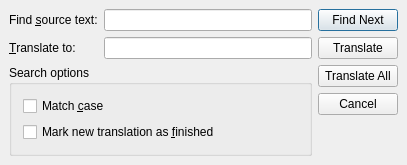
<ui version="4.0" >
 <comment>*********************************************************************
**
** Copyright (C) 1992-2008 Trolltech ASA. All rights reserved.
**
** This file is part of the Qt Linguist of the Qt Toolkit.
**
** This file may be used under the terms of the GNU General Public
** License versions 2.0 or 3.0 as published by the Free Software
** Foundation and appearing in the files LICENSE.GPL2 and LICENSE.GPL3
** included in the packaging of this file.  Alternatively you may (at
** your option) use any later version of the GNU General Public
** License if such license has been publicly approved by Trolltech ASA
** (or its successors, if any) and the KDE Free Qt Foundation. In
** addition, as a special exception, Trolltech gives you certain
** additional rights. These rights are described in the Trolltech GPL
** Exception version 1.2, which can be found at
** http://www.trolltech.com/products/qt/gplexception/ and in the file
** GPL_EXCEPTION.txt in this package.
**
** Please review the following information to ensure GNU General
** Public Licensing requirements will be met:
** http://trolltech.com/products/qt/licenses/licensing/opensource/. If
** you are unsure which license is appropriate for your use, please
** review the following information:
** http://trolltech.com/products/qt/licenses/licensing/licensingoverview
** or contact the sales department at sales@trolltech.com.
**
** In addition, as a special exception, Trolltech, as the sole
** copyright holder for Qt Designer, grants users of the Qt/Eclipse
** Integration plug-in the right for the Qt/Eclipse Integration to
** link to functionality provided by Qt Designer and its related
** libraries.
**
** This file is provided "AS IS" with NO WARRANTY OF ANY KIND,
** INCLUDING THE WARRANTIES OF DESIGN, MERCHANTABILITY AND FITNESS FOR
** A PARTICULAR PURPOSE. Trolltech reserves all rights not expressly
** granted herein.
**
** This file is provided AS IS with NO WARRANTY OF ANY KIND, INCLUDING THE
** WARRANTY OF DESIGN, MERCHANTABILITY AND FITNESS FOR A PARTICULAR PURPOSE.
**
*********************************************************************</comment>
 <class>TranslateDialog</class>
 <widget class="QDialog" name="TranslateDialog" >
  <property name="geometry" >
   <rect>
    <x>0</x>
    <y>0</y>
    <width>407</width>
    <height>145</height>
   </rect>
  </property>
  <property name="sizePolicy" >
   <sizepolicy vsizetype="Maximum" hsizetype="Preferred" >
    <horstretch>0</horstretch>
    <verstretch>0</verstretch>
   </sizepolicy>
  </property>
  <property name="windowTitle" >
   <string>Qt Linguist</string>
  </property>
  <property name="whatsThis" >
   <string>This window allows you to search for some text in the translation source file.</string>
  </property>
  <layout class="QHBoxLayout" >
   <property name="spacing" >
    <number>6</number>
   </property>
   <property name="leftMargin" >
    <number>9</number>
   </property>
   <property name="topMargin" >
    <number>9</number>
   </property>
   <property name="rightMargin" >
    <number>9</number>
   </property>
   <property name="bottomMargin" >
    <number>9</number>
   </property>
   <item>
    <layout class="QVBoxLayout" >
     <property name="spacing" >
      <number>6</number>
     </property>
     <property name="leftMargin" >
      <number>0</number>
     </property>
     <property name="topMargin" >
      <number>0</number>
     </property>
     <property name="rightMargin" >
      <number>0</number>
     </property>
     <property name="bottomMargin" >
      <number>0</number>
     </property>
     <item>
      <layout class="QGridLayout" >
       <property name="leftMargin" >
        <number>0</number>
       </property>
       <property name="topMargin" >
        <number>0</number>
       </property>
       <property name="rightMargin" >
        <number>0</number>
       </property>
       <property name="bottomMargin" >
        <number>0</number>
       </property>
       <property name="horizontalSpacing" >
        <number>6</number>
       </property>
       <property name="verticalSpacing" >
        <number>6</number>
       </property>
       <item row="1" column="1" >
        <widget class="QLineEdit" name="ledTranslateTo" >
         <property name="whatsThis" >
          <string>Type in the text to search for.</string>
         </property>
        </widget>
       </item>
       <item row="0" column="0" >
        <widget class="QLabel" name="findWhat" >
         <property name="text" >
          <string>Find &amp;source text:</string>
         </property>
         <property name="buddy" >
          <cstring>ledFindWhat</cstring>
         </property>
        </widget>
       </item>
       <item row="1" column="0" >
        <widget class="QLabel" name="translateTo" >
         <property name="text" >
          <string>&amp;Translate to:</string>
         </property>
         <property name="buddy" >
          <cstring>ledTranslateTo</cstring>
         </property>
        </widget>
       </item>
       <item row="0" column="1" >
        <widget class="QLineEdit" name="ledFindWhat" >
         <property name="whatsThis" >
          <string>Type in the text to search for.</string>
         </property>
        </widget>
       </item>
      </layout>
     </item>
     <item>
      <widget class="QGroupBox" name="groupBox" >
       <property name="title" >
        <string>Search options</string>
       </property>
       <layout class="QVBoxLayout" >
        <item>
         <widget class="QCheckBox" name="ckMatchCase" >
          <property name="whatsThis" >
           <string>Texts such as 'TeX' and 'tex' are considered as different when checked.</string>
          </property>
          <property name="text" >
           <string>Match &amp;case</string>
          </property>
         </widget>
        </item>
        <item>
         <widget class="QCheckBox" name="ckMarkFinished" >
          <property name="text" >
           <string>Mark new translation as &amp;finished</string>
          </property>
         </widget>
        </item>
        <item>
         <spacer>
          <property name="orientation" >
           <enum>Qt::Vertical</enum>
          </property>
          <property name="sizeHint" >
           <size>
            <width>20</width>
            <height>40</height>
           </size>
          </property>
         </spacer>
        </item>
       </layout>
      </widget>
     </item>
    </layout>
   </item>
   <item>
    <layout class="QVBoxLayout" >
     <property name="spacing" >
      <number>6</number>
     </property>
     <property name="leftMargin" >
      <number>0</number>
     </property>
     <property name="topMargin" >
      <number>0</number>
     </property>
     <property name="rightMargin" >
      <number>0</number>
     </property>
     <property name="bottomMargin" >
      <number>0</number>
     </property>
     <item>
      <widget class="QPushButton" name="findNxt" >
       <property name="whatsThis" >
        <string>Click here to find the next occurrence of the text you typed in.</string>
       </property>
       <property name="text" >
        <string>Find Next</string>
       </property>
       <property name="default" >
        <bool>true</bool>
       </property>
       <property name="flat" >
        <bool>false</bool>
       </property>
      </widget>
     </item>
     <item>
      <widget class="QPushButton" name="translate" >
       <property name="text" >
        <string>Translate</string>
       </property>
      </widget>
     </item>
     <item>
      <widget class="QPushButton" name="translateAll" >
       <property name="text" >
        <string>Translate All</string>
       </property>
      </widget>
     </item>
     <item>
      <widget class="QPushButton" name="cancel" >
       <property name="whatsThis" >
        <string>Click here to close this window.</string>
       </property>
       <property name="text" >
        <string>Cancel</string>
       </property>
      </widget>
     </item>
     <item>
      <spacer>
       <property name="orientation" >
        <enum>Qt::Vertical</enum>
       </property>
       <property name="sizeType" >
        <enum>QSizePolicy::Expanding</enum>
       </property>
       <property name="sizeHint" >
        <size>
         <width>20</width>
         <height>51</height>
        </size>
       </property>
      </spacer>
     </item>
    </layout>
   </item>
  </layout>
 </widget>
 <layoutdefault spacing="6" margin="11" />
 <tabstops>
  <tabstop>ledFindWhat</tabstop>
  <tabstop>ledTranslateTo</tabstop>
  <tabstop>findNxt</tabstop>
  <tabstop>translate</tabstop>
  <tabstop>translateAll</tabstop>
  <tabstop>cancel</tabstop>
  <tabstop>ckMatchCase</tabstop>
  <tabstop>ckMarkFinished</tabstop>
 </tabstops>
 <resources/>
 <connections>
  <connection>
   <sender>cancel</sender>
   <signal>clicked()</signal>
   <receiver>TranslateDialog</receiver>
   <slot>reject()</slot>
   <hints>
    <hint type="sourcelabel" >
     <x>397</x>
     <y>157</y>
    </hint>
    <hint type="destinationlabel" >
     <x>373</x>
     <y>109</y>
    </hint>
   </hints>
  </connection>
 </connections>
</ui>
